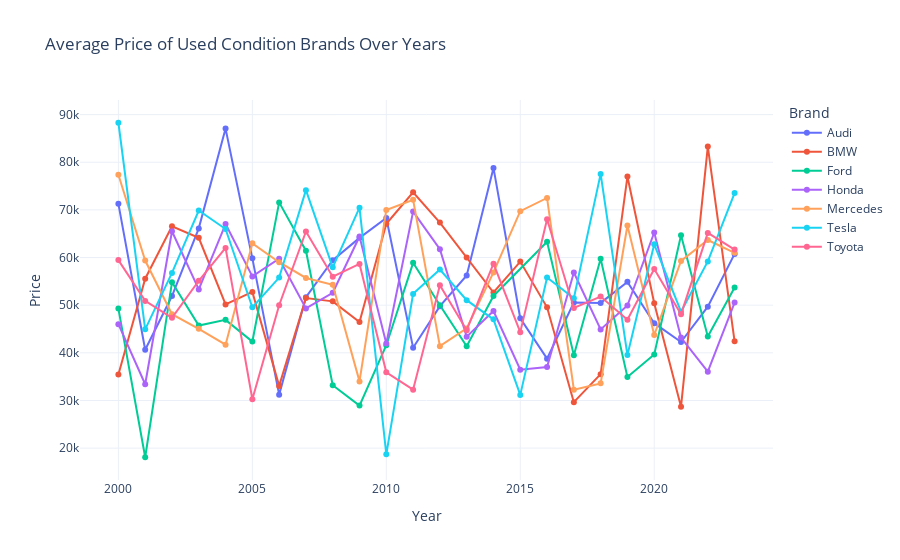

The code cell stored with this chart in its notebook:
### Code cell
used_condition=df[df["Condition"]=="Used"]
used_condition_gr = used_condition.groupby(["Year","Brand"])["Price"].mean().reset_index().sort_values(by="Year", ascending=True)
used_condition_gr
fig = px.line(
    used_condition_gr,
    x="Year",
    y="Price",
    color="Brand",
    markers=True,
    title="Average Price of Used Condition Brands Over Years",
    template="plotly_white"
)
fig.show()

### Figure 1 — Plotly figure (JSON) as saved in the notebook; plotly's stock layout.template omitted (floating-point values rounded to 4 significant figures)
{"data": [{"hovertemplate": "Brand=Audi<br>Year=%{x}<br>Price=%{y}<extra></extra>", "legendgroup": "Audi", "line": {"color": "#636efa", "dash": "solid"}, "marker": {"symbol": "circle"}, "mode": "lines+markers", "name": "Audi", "orientation": "v", "showlegend": true, "type": "scatter", "x": [2000, 2001, 2002, 2003, 2004, 2005, 2006, 2007, 2008, 2009, 2010, 2011, 2012, 2013, 2014, 2015, 2016, 2017, 2018, 2019, 2020, 2021, 2022, 2023], "xaxis": "x", "y": [71260.0, 40650.0, 51910.0, 66120.0, 87060.0, 59820.0, 31220.0, 51660.0, 59440.0, 64130.0, 68300.0, 41080.0, 49790.0, 56230.0, 78800.0, 47250.0, 38780.0, 50550.0, 50470.0, 54890.0, 46220.0, 42270.0, 49680.0, 60760.0], "yaxis": "y"}, {"hovertemplate": "Brand=BMW<br>Year=%{x}<br>Price=%{y}<extra></extra>", "legendgroup": "BMW", "line": {"color": "#EF553B", "dash": "solid"}, "marker": {"symbol": "circle"}, "mode": "lines+markers", "name": "BMW", "orientation": "v", "showlegend": true, "type": "scatter", "x": [2000, 2001, 2002, 2003, 2004, 2005, 2006, 2007, 2008, 2009, 2010, 2011, 2012, 2013, 2014, 2015, 2016, 2017, 2018, 2019, 2020, 2021, 2022, 2023], "xaxis": "x", "y": [35460.0, 55550.0, 66540.0, 64150.0, 50150.0, 52780.0, 33060.0, 51510.0, 50800.0, 46450.0, 67090.0, 73680.0, 67350.0, 60000.0, 52660.0, 59150.0, 49540.0, 29640.0, 35520.0, 76990.0, 50410.0, 28700.0, 83280.0, 42420.0], "yaxis": "y"}, {"hovertemplate": "Brand=Ford<br>Year=%{x}<br>Price=%{y}<extra></extra>", "legendgroup": "Ford", "line": {"color": "#00cc96", "dash": "solid"}, "marker": {"symbol": "circle"}, "mode": "lines+markers", "name": "Ford", "orientation": "v", "showlegend": true, "type": "scatter", "x": [2000, 2001, 2002, 2003, 2004, 2005, 2006, 2007, 2008, 2009, 2010, 2011, 2012, 2013, 2014, 2016, 2017, 2018, 2019, 2020, 2021, 2022, 2023], "xaxis": "x", "y": [49290.0, 18080.0, 54800.0, 45730.0, 46920.0, 42360.0, 71570.0, 61430.0, 33200.0, 28920.0, 41600.0, 58890.0, 49990.0, 41380.0, 51930.0, 63310.0, 39490.0, 59750.0, 34920.0, 39640.0, 64650.0, 43420.0, 53720.0], "yaxis": "y"}, {"hovertemplate": "Brand=Honda<br>Year=%{x}<br>Price=%{y}<extra></extra>", "legendgroup": "Honda", "line": {"color": "#ab63fa", "dash": "solid"}, "marker": {"symbol": "circle"}, "mode": "lines+markers", "name": "Honda", "orientation": "v", "showlegend": true, "type": "scatter", "x": [2000, 2001, 2002, 2003, 2004, 2005, 2006, 2007, 2008, 2009, 2010, 2011, 2012, 2013, 2014, 2015, 2016, 2017, 2018, 2019, 2020, 2021, 2022, 2023], "xaxis": "x", "y": [46020.0, 33410.0, 65510.0, 53300.0, 67030.0, 56030.0, 59760.0, 49320.0, 52600.0, 64420.0, 41960.0, 69640.0, 61740.0, 43400.0, 48770.0, 36440.0, 37010.0, 56860.0, 44910.0, 49930.0, 65250.0, 43210.0, 36040.0, 50540.0], "yaxis": "y"}, {"hovertemplate": "Brand=Mercedes<br>Year=%{x}<br>Price=%{y}<extra></extra>", "legendgroup": "Mercedes", "line": {"color": "#FFA15A", "dash": "solid"}, "marker": {"symbol": "circle"}, "mode": "lines+markers", "name": "Mercedes", "orientation": "v", "showlegend": true, "type": "scatter", "x": [2000, 2001, 2002, 2003, 2004, 2005, 2006, 2007, 2008, 2009, 2010, 2011, 2012, 2013, 2014, 2015, 2016, 2017, 2018, 2019, 2020, 2021, 2022, 2023], "xaxis": "x", "y": [77380.0, 59360.0, 48100.0, 45040.0, 41700.0, 62970.0, 59020.0, 55710.0, 54270.0, 34010.0, 69970.0, 72110.0, 41400.0, 45120.0, 56880.0, 69730.0, 72510.0, 32260.0, 33590.0, 66720.0, 43740.0, 59290.0, 63680.0, 60980.0], "yaxis": "y"}, {"hovertemplate": "Brand=Tesla<br>Year=%{x}<br>Price=%{y}<extra></extra>", "legendgroup": "Tesla", "line": {"color": "#19d3f3", "dash": "solid"}, "marker": {"symbol": "circle"}, "mode": "lines+markers", "name": "Tesla", "orientation": "v", "showlegend": true, "type": "scatter", "x": [2000, 2001, 2002, 2003, 2004, 2005, 2006, 2007, 2008, 2009, 2010, 2011, 2012, 2013, 2014, 2015, 2016, 2017, 2018, 2019, 2020, 2021, 2022, 2023], "xaxis": "x", "y": [88280.0, 44930.0, 56780.0, 69860.0, 65970.0, 49550.0, 55790.0, 74140.0, 57940.0, 70470.0, 18700.0, 52370.0, 57490.0, 51050.0, 47030.0, 31170.0, 55820.0, 51460.0, 77550.0, 39530.0, 62770.0, 48630.0, 59180.0, 73530.0], "yaxis": "y"}, {"hovertemplate": "Brand=Toyota<br>Year=%{x}<br>Price=%{y}<extra></extra>", "legendgroup": "Toyota", "line": {"color": "#FF6692", "dash": "solid"}, "marker": {"symbol": "circle"}, "mode": "lines+markers", "name": "Toyota", "orientation": "v", "showlegend": true, "type": "scatter", "x": [2000, 2001, 2002, 2003, 2004, 2005, 2006, 2007, 2008, 2009, 2010, 2011, 2012, 2013, 2014, 2015, 2016, 2017, 2018, 2019, 2020, 2021, 2022, 2023], "xaxis": "x", "y": [59460.0, 50900.0, 47350.0, 55120.0, 62020.0, 30250.0, 49980.0, 65470.0, 55970.0, 58650.0, 35920.0, 32270.0, 54180.0, 44760.0, 58700.0, 44340.0, 68040.0, 49410.0, 51800.0, 46960.0, 57600.0, 48070.0, 65170.0, 61670.0], "yaxis": "y"}], "layout": {"legend": {"title": {"text": "Brand"}, "tracegroupgap": 0}, "title": {"text": "Average Price of Used Condition Brands Over Years"}, "xaxis": {"anchor": "y", "domain": [0, 1], "title": {"text": "Year"}}, "yaxis": {"anchor": "x", "domain": [0, 1], "title": {"text": "Price"}}}}
